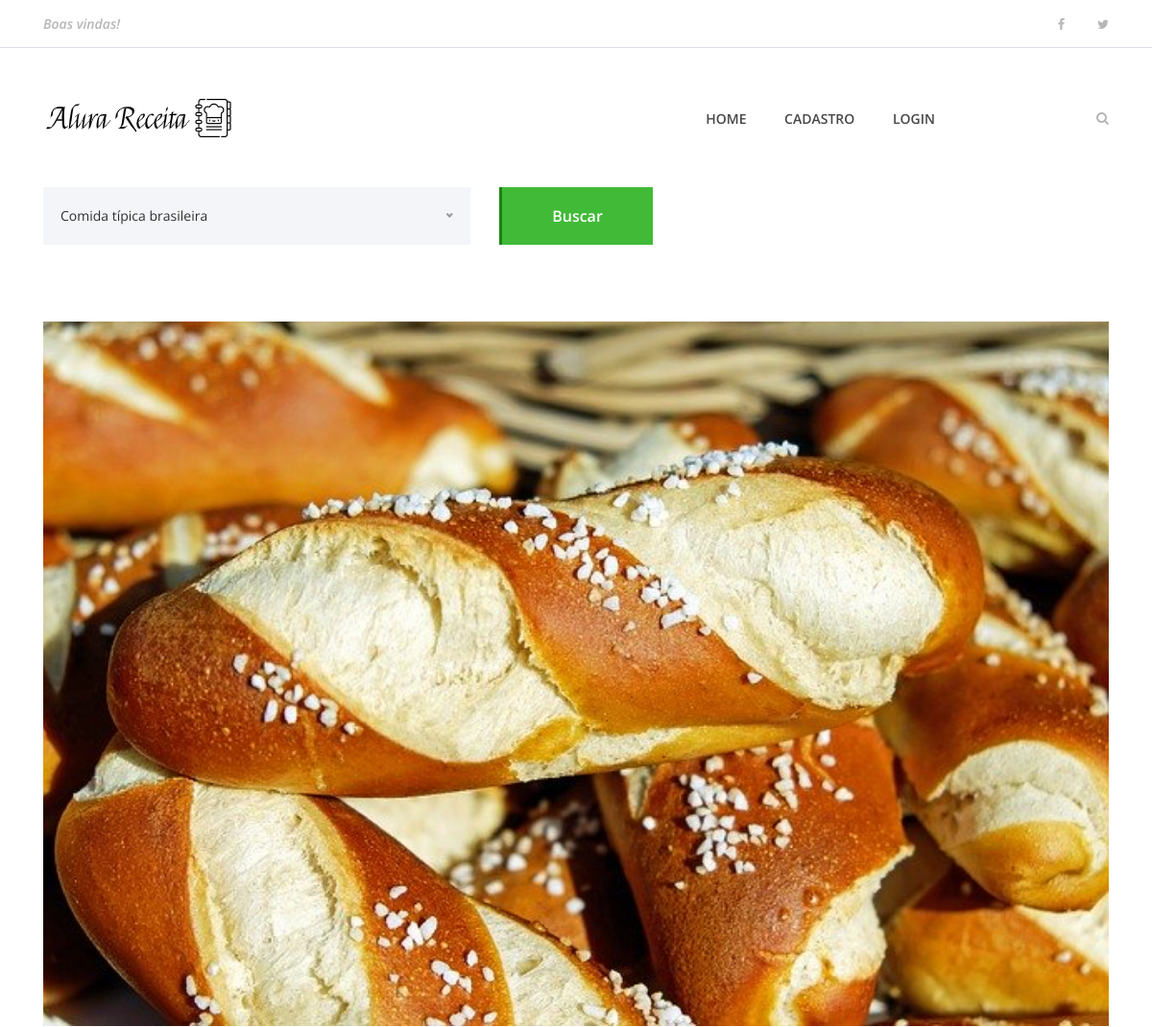
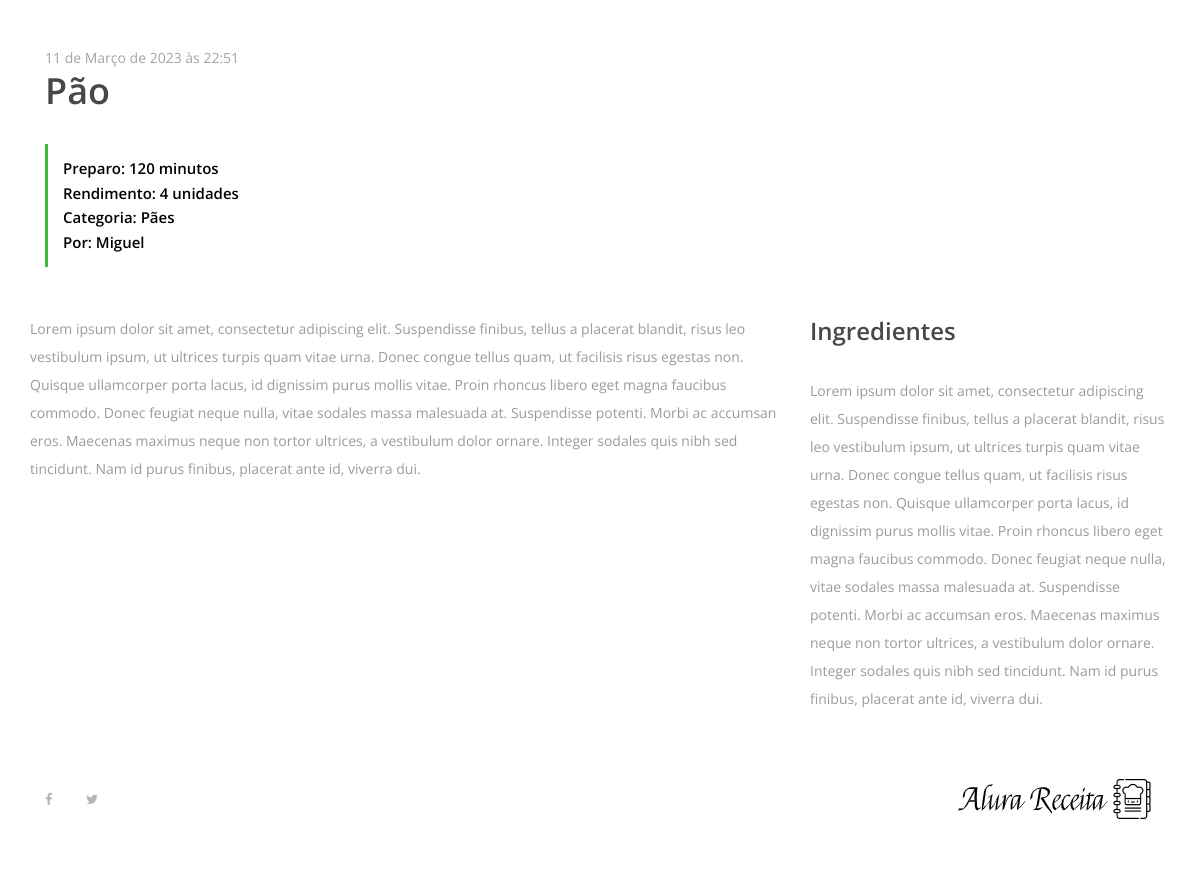
Page /receita/3 on the committed database (2 pictures, top to bottom).
### apps/receitas/models.py (models this page shows, shortened)
class Receitas(models.Model):
    pessoa = models.ForeignKey(User, on_delete=models.CASCADE)
    nome_receita = models.CharField(max_length=100)
    categoria = models.CharField(max_length=100)
    rendimento = models.CharField(max_length=100)
    ingredientes = models.TextField()
    modo_preparo = models.TextField()
    tempo_preparo = models.IntegerField()
    foto_receita = models.ImageField(upload_to='fotos/%Y/%m/%d', blank=True)
    data = models.DateTimeField(default=datetime.now(), blank=True)
    publicada = models.BooleanField(default=False)

### apps/receitas/views/views.py (the view)
# urls.py: path('receita/<int:receita_id>', receita, name='receita'),
def receita(request, receita_id):
    receita = get_object_or_404(Receitas, pk=receita_id)
    dados = {
        'receita': receita
    }
    return render(request, 'receitas/receita.html', dados)

### templates/receitas/receita.html (shortened to what this page needs)
{% extends 'base.html' %}
{% load static %}
{% block content %}
<body>
    {% include 'partials/_menu.html' %}
        <div class="receipe-post-search mb-80">
            <div class="container">
                <form action="#" method="post">
                    <div class="row">
                        <div class="col-12 col-lg-5">
                        </div>
                        <div class="col-12 col-lg-2 text-right">
                            <button type="submit" class="btn delicious-btn">Buscar</button>
                        </div>
                    </div>
                </form>
            </div>
        </div>
        <div class="container">
            <div class="row">
                <div class="col-12">
                    <div class="receipe-slider owl-carousel">
                        {% if not receita.foto_receita %}
                            <img src="{% static 'img/bg-img/tomate_banner.jpg' %}">
                        {% else %}
                            <img src="{{receita.foto_receita.url}}">
                        {% endif %}
                    </div>
                </div>
            </div>
        </div>
        <div class="receipe-content-area">
            <div class="container">
                <div class="row">
                    <div class="col-12 col-md-8">
                        <div class="receipe-headline my-5">
                            <span>{{receita.data}}</span>
                            <h2>{{receita.nome_receita}}</h2>
                            <div class="receipe-duration">
                                <h6>Preparo: {{receita.tempo_preparo}} minutos</h6>
                                <h6>Rendimento: {{receita.rendimento}}</h6>
                                <h6>Categoria: {{receita.categoria}}</h6>
                                <h6>Por: {{receita.pessoa}}</h6>
                            </div>
                        </div>
                    </div>
                <div class="row">
                    <div class="col-12 col-lg-8">
                        <div class="single-preparation-step d-flex">
                            <p>{{receita.modo_preparo}}</p>
                        </div>
                    </div>
                    <div class="col-12 col-lg-4">
                        <div class="ingredients">
                            <h4>Ingredientes</h4>
                            <div class="ingredients">
                                <p>{{receita.ingredientes}}</p>
                            </div>
                        </div>
                    </div>
                </div>
    {% include 'partials/_footer.html' %}
{% endblock %}

### alurareceitas/static/site.css (style rules this page uses)
* { margin: 0; padding: 0; }
body { font-family: "Open Sans", sans-serif; font-size: 14px; }
h1, h2, h3, h4, h5, h6 { color: #000000; line-height: 1.3; font-weight: 600; }
p { color: #9b9b9b; font-size: 14px; line-height: 2; font-weight: 400; }
img { height: auto; max-width: 100%; }
.mb-80 { margin-bottom: 80px !important; }
.delicious-btn { display: inline-block; min-width: 160px; height: 60px; color: #ffffff; border: none; border-left: 3px solid #1c8314; border-radius: 0; padding: 0 30px; font-size: 16px; line-height: 58px; font-weight: 600; -webkit-transition-duration: 500ms; transition-duration: 500ms; text-transform: capitalize; background-color: #40ba37; }
.receipe-post-search { position: relative; z-index: 20; }
.receipe-slider { position: relative; z-index: 1; }
.receipe-headline span { font-size: 14px; display: block; color: #a4a4a4; margin-bottom: 0; }
.receipe-headline h2 { font-size: 36px; color: #474747; margin-bottom: 30px; }
.receipe-headline .receipe-duration { border-left: 3px solid #40ba37; padding: 15px; }
.receipe-headline .receipe-duration h6 { font-size: 15px; margin-bottom: 5px; }
.receipe-headline .receipe-duration h6:last-child { margin-bottom: 0; }
.single-preparation-step { position: relative; z-index: 1; margin-bottom: 50px; }
.ingredients h4 { color: #474747; margin-bottom: 30px; }

### rows in the picture
Receitas: foto_receita (picture), data "11 de Março de 2023 às 22:51", nome_receita "Pão", tempo_preparo "120", rendimento "4 unidades", categoria "Pães", pessoa "Miguel", modo_preparo "Lorem ipsum dolor sit amet, consectetur adipiscing elit. Suspendisse finibus, tellus a placerat blandit, risus leo vestibulum ipsum, ut ultrices turpis quam vitae urna. Donec congue tellus quam, ut facilisis risus egestas non. Quisque ullamcorper porta lacus, id dignissim purus mollis vitae. Proin rhoncus libero eget magna faucibus commodo. Donec feugiat neque nulla, vitae sodales massa malesuada at. Suspendisse potenti. Morbi ac accumsan eros. Maecenas maximus neque non tortor ultrices, a vestibulum dolor ornare. Integer sodales quis nibh sed tincidunt. Nam id purus finibus, placerat ante id, viverra dui.", ingredientes "Lorem ipsum dolor sit amet, consectetur adipiscing elit. Suspendisse finibus, tellus a placerat blandit, risus leo vestibulum ipsum, ut ultrices turpis quam vitae urna. Donec congue tellus quam, ut facilisis risus egestas non. Quisque ullamcorper porta lacus, id dignissim purus mollis vitae. Proin rhoncus libero eget magna faucibus commodo. Donec feugiat neque nulla, vitae sodales massa malesuada at. Suspendisse potenti. Morbi ac accumsan eros. Maecenas maximus neque non tortor ultrices, a vestibulum dolor ornare. Integer sodales quis nibh sed tincidunt. Nam id purus finibus, placerat ante id, viverra dui."
